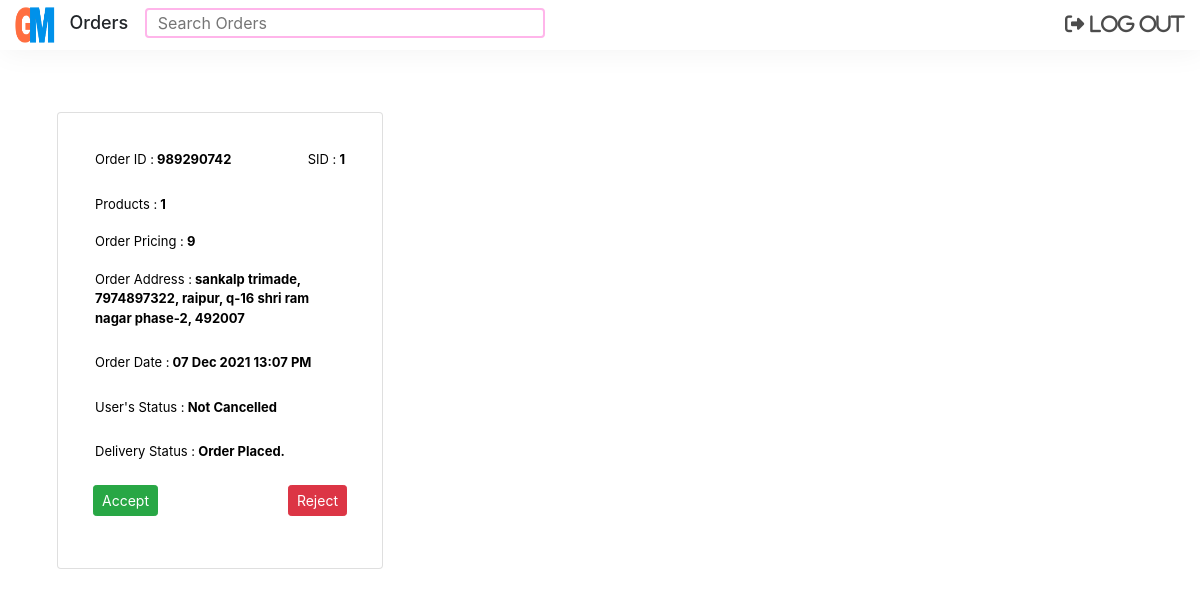
/admin/order/orders.php (signed in), run on the app's committed database.
### tables this page shows
CREATE TABLE `orders` (
  `order_id` int(10) NOT NULL,
  `order_unique_id` int(11) NOT NULL,
  `order_product_id` varchar(1000) NOT NULL,
  `order_pricing` varchar(100) NOT NULL,
  `order_quantity` varchar(100) NOT NULL,
  `order_sum_amount` int(100) NOT NULL,
  `order_sum_quantity` int(100) NOT NULL,
  `order_sum_wallet` int(100) NOT NULL,
  `order_address` varchar(1000) NOT NULL,
  `order_user_id` varchar(10) NOT NULL,
  `order_date` varchar(50) NOT NULL,
  `order_user_status` varchar(50) NOT NULL,
  `order_status` int(2) NOT NULL,
  `cancellation_time` varchar(50) NOT NULL
);

### admin/order/orders.php (the view, shortened to what this page needs)
<?php
	require_once '../control/identification.php';
?>
<!DOCTYPE html>
<html lang="en">
<head>
    <link rel="stylesheet" href="https://maxcdn.bootstrapcdn.com/bootstrap/4.0.0/css/bootstrap.min.css">
</head>
<body>
    <header class="navigation fix-nav">
        <div class="logo-img">
            <div class="d-inline-block">
                <a href="#" class="logo"><img src="../../sys_images/logo.png" alt="logo"></a>
            </div>
            <div class="d-inline-block">
                <h1>Orders</h1>
            </div>
			<span class="p-1 ml-2 search-bar-header">
				<input class="rounded search-input" type="text" name="search-header" id="search" placeholder="&nbsp;&nbsp;Search Orders">
			</span>
        </div>
        <div class="right-menu">
            <a href="../login/logout.php" class="fa fa-sign-out">
                <span aria-hidden="true">Log Out</span>
            </a>
        </div>
    </header>
    <section class="home-body-content">
        <div class="container">
            <div class="row">
			<?php
				$order_select = "select order_id, order_unique_id, order_product_id, order_quantity, order_pricing, order_address, order_date, order_user_status, order_status from orders order by order_id desc";
				$order_result = mysqli_query($conn, $order_select);
				if(mysqli_num_rows($order_result)<=0){
					echo "No orders yet.";
				}else{
					while($order_row = mysqli_fetch_assoc($order_result)){
						$status_id = $order_row['order_status'];
						$user_status_id = $order_row['order_user_status'];
						if($status_id==0){
							$button = '<div class="accept mr-auto">
                                    <a href="order-status.php?oid='.$order_row['order_id'].'&st=1"><button class="btn btn-sm btn-success" id="left" style="color:white">
                                        Accept
                                    </button></a>
                                </div>';
							$disable = "";
							$order_status="Order Placed.";
							$bg = "white";
						}
						if($user_status_id ==1){
							$order_user_status="Cancelled By User";
							$bg = "#ffb5b5";
							$button = '';
							$disable = "disabled";
						}
						else{
							$order_user_status="Not Cancelled";
						}
			?>
			<a href="order-details.php?oid=<?php echo $order_row['order_id'];?>">
                <div class="col-lg-4 col-md-4">
                    <div class="card my_card" style="background-color:<?php echo $bg;?>">
                        <div class="card-body">
                            <div class="d-flex mb-3 NU">
                                <div class="p-2 mr-auto">Order ID :<b> <?php echo $order_row['order_unique_id'];?></b></div>
                                <div class="p-2">SID :<b> <?php echo $order_row['order_id'];?></b></div>
                            </div>
                            <div class="d-flex mb-3">
                                <div class="p-2 mr-auto NU">Products :<b> <?php echo $order_row['order_quantity'];?></b></div>
                            </div>
							 <div class="d-flex mb-3">
                                <div class="p-2 mr-auto NU">Order Pricing :<b> <?php echo $order_row['order_pricing'];?></b></div>
                            </div>
                            <div class="d-flex mb-3 NU name">
                                <div class="p-2 mr-auto">Order Address :<b> <?php echo $order_row['order_address'];?></b></div>
                            </div>
                            <div class="d-flex mb-3 NU name">
                                <div class="p-2 mr-auto">Order Date :<b> <?php echo $order_row['order_date'];?></b></div>
                            </div>
                            <div class="d-flex mb-3 NU name">
                                <div class="p-2 mr-auto">User's Status :<b> <?php echo $order_user_status;?></b></div>
                            </div>
							<div class="d-flex mb-3 NU name">
                                <div class="p-2 mr-auto">Delivery Status :<b> <?php echo $order_status;?></b></div>
                            </div>
                            <div class="d-flex mb-3 buttoning">
								<?php
								echo $button;
								?>
                                <div class="pl-2">
                                    <a href="order-status.php?oid=<?php echo $order_row['order_id'];?>&st=10"><button <?php echo $disable;?> class="btn btn-sm btn-danger" id="right" style="color:white">
                                        Reject
                                    </button></a>
                                </div>
                            </div>
                        </div>
                    </div>
                </div>
			</a>
			<?php
				}
			}
			?>
            </div>
        </div>
    </section>
</body>
</html>

### admin/order/orders.php (style rules this page uses)
.home-body-content, .default-body-content { padding-top: 50px; padding-bottom: 50px; }
.home-body-content .my_card { margin-bottom: 25px; transition-duration: 0.4s; }
.my_card { padding: 16px; margin: 12px; }
.NU { margin: -7px; font-size: 13px; }
.buttoning { size: 12px; margin: -1px; font-size: x-small; }
.btn-group-sm>.btn, .btn-sm { font-size: .875rem; border-radius: .2rem; }
a { text-decoration: none; color: black; }
.navigation { display: flex; justify-content: space-between; align-items: center; padding: 5px; }
h1 { font-size: 18px; margin-left: 10px; }
.logo { width: 200px; margin-left: 10px; }
.logo img { height: 40px; width: 40px; }
.right-menu a { margin: 0px 10px; font-size: 1.2rem; color: rgba(0, 0, 0, 0.7); }
.fix-nav { width: 100%; position: -webkit-sticky; position: sticky; top: 0; left: 0px; background-color: #ffffff; box-shadow: 2px 2px 30px rgba(0, 0, 0, 0.05); z-index: 102; }
.search-input { border: 2px solid #ffb5ea; width:400px; }

### data on the page
orders: order_unique "989290742", order_id "1", order_quantity "1", order_pricing "9", order_address "sankalp trimade, 7974897322, raipur, q-16 shri ram nagar phase-2, 492007", order_date "07 Dec 2021 13:07 PM", order_user_status "Not Cancelled", order_status "Order Placed."
